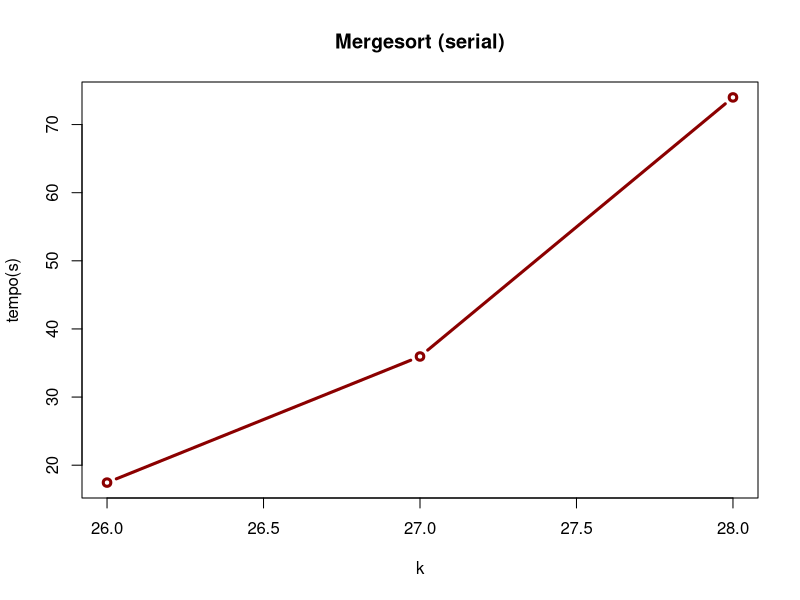
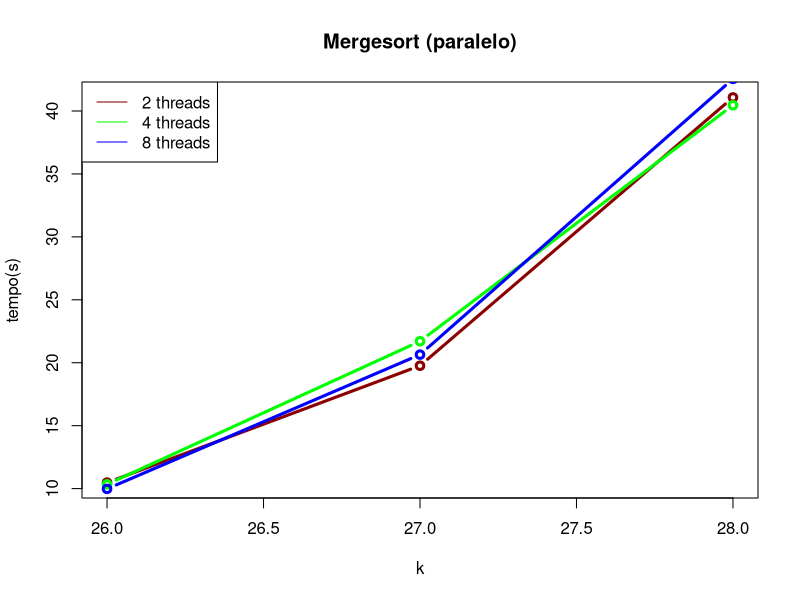

Source code (R) for these figures, in order:
# plot graphics for exercise #2

x_ms <- c(26, 27, 28)
y_ms <- c(17.446, 35.958, 73.986)
png(file="mergesort-serial.png", bg="transparent")
plot(x_ms, y_ms, main='Mergesort (serial)', xlab='k', ylab='tempo(s)', type='b', col='dark red', lwd=3)
dev.off()

x_mp <- c(26, 27, 28)
y_mp2 <- c(10.478, 19.763, 41.079)
y_mp4 <- c(10.341, 21.707, 40.459)
y_mp8 <- c( 9.981, 20.644, 42.551)
png(file="mergesort-parallel.png", bg="transparent")
plot(x_mp, y_mp2, main="Mergesort (paralelo)", xlab="k", ylab="tempo(s)", type='b', col='dark red', lwd=3)
lines(x_mp, y_mp4, type='b', col="green", lwd=3)
lines(x_mp, y_mp8, type='b', col="blue", lwd=3)
legend('topleft', c('2 threads', '4 threads', '8 threads'), lty=1, col=c('dark red', 'green', 'blue'))
dev.off()
